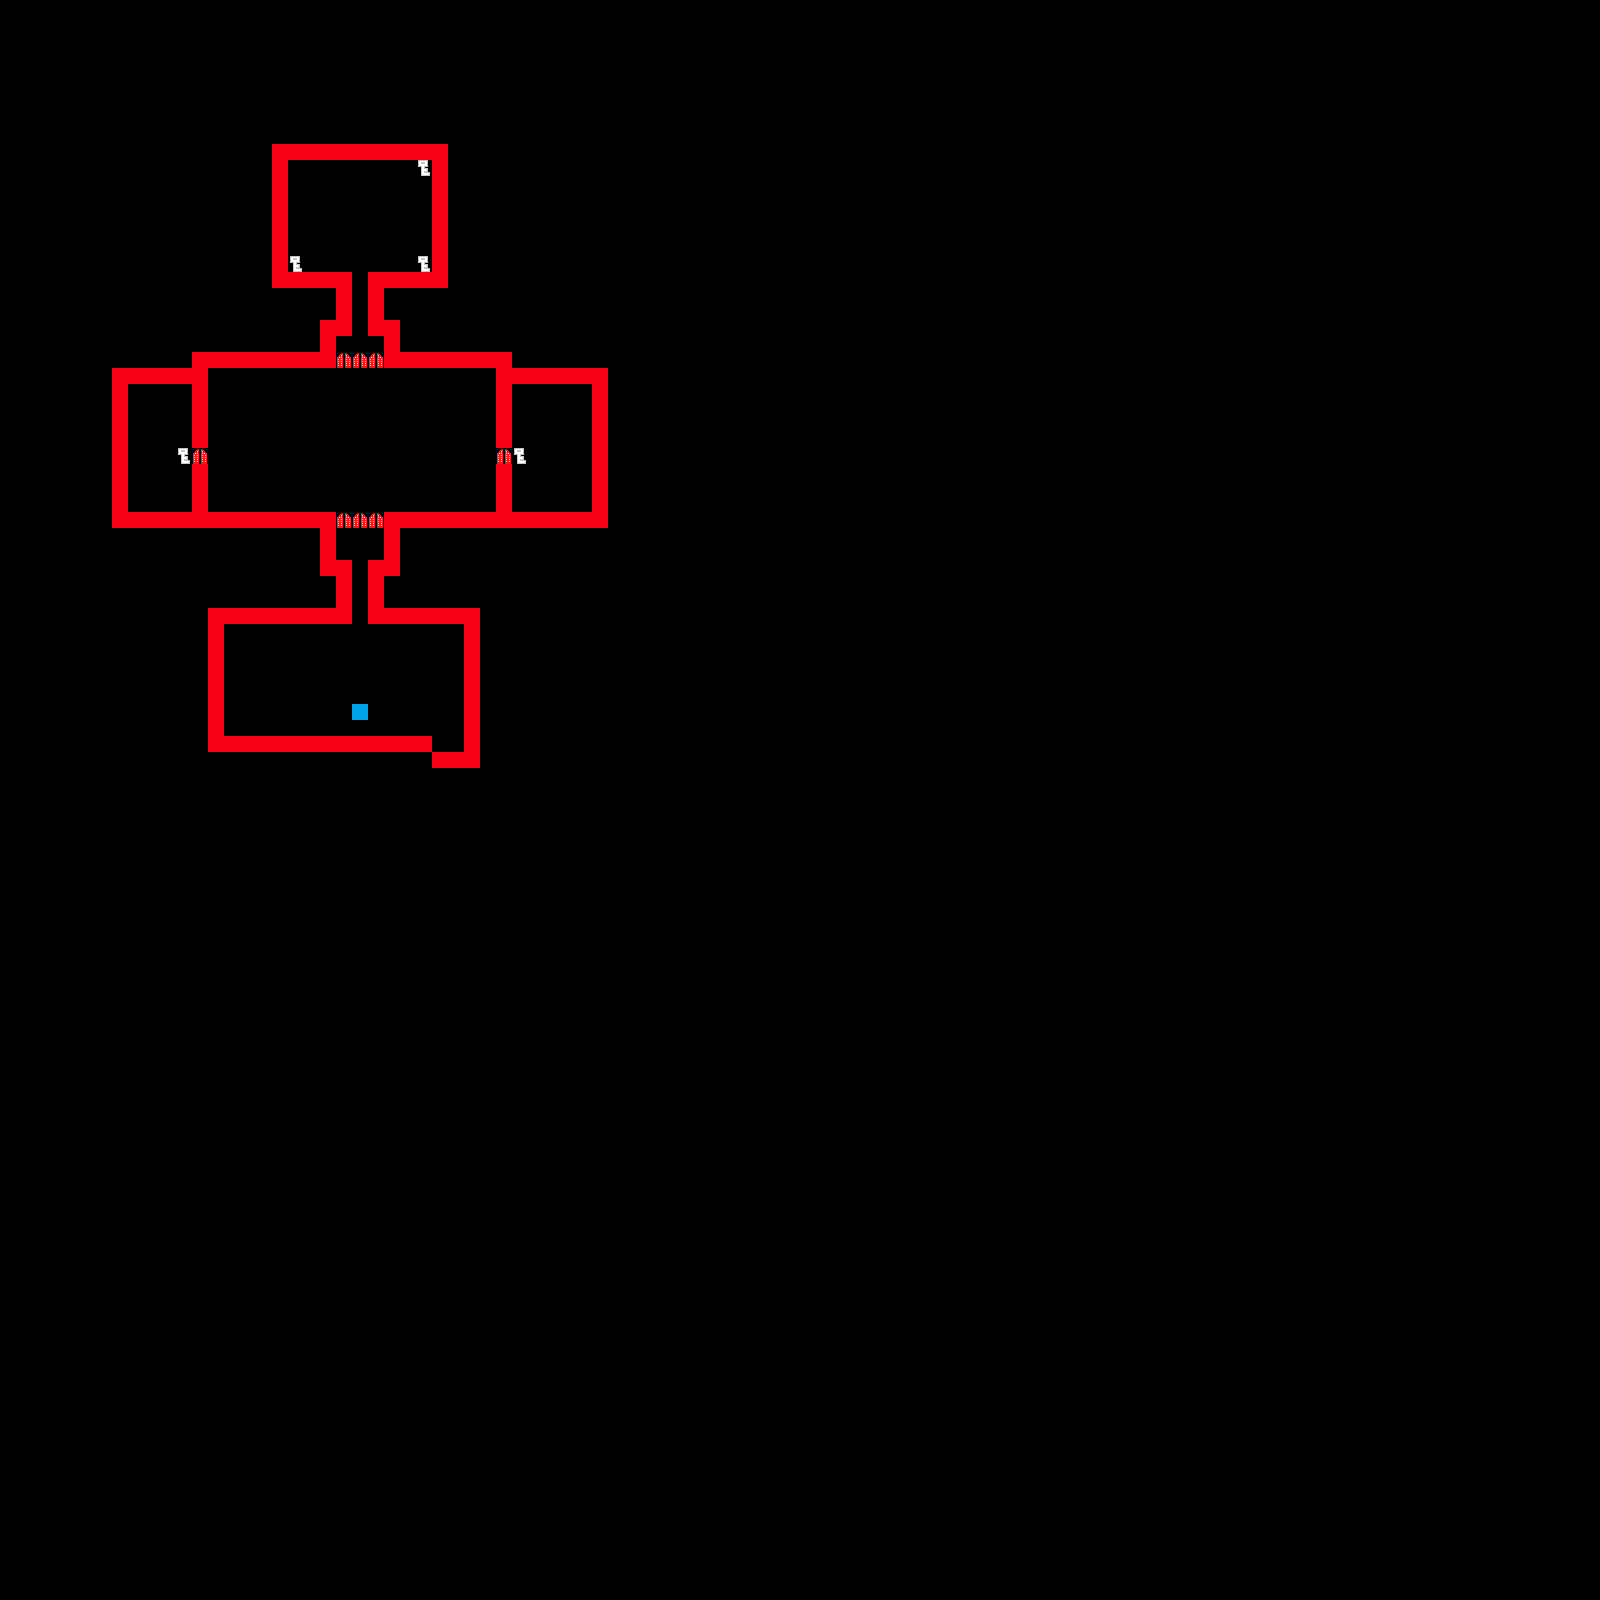

The image is a tile-based game level rendered from a .tmx file. Its description and source (layers, tilesets, objects; grid data summarised) follow:
An orthogonal 100x100 tile map with 16x16 px tiles, 4 tile layers (tiles, key, door, end), 2 hidden layers not drawn, 5 tilesets.

<map version="1.0" orientation="orthogonal" width="100" height="100" tilewidth="16" tileheight="16">
 <tileset firstgid="1" name="tiles" tilewidth="16" tileheight="16">
  <image source="tiles.png" width="262" height="64" />
 </tileset>
 <tileset firstgid="65" name="collision" tilewidth="16" tileheight="16">
  <image source="collision.png" width="80" height="32" />
  <tile id="0">
   <properties>
    <property name="collide" value="true" />
   </properties>
  </tile>
 </tileset>
 <tileset firstgid="75" name="key" tilewidth="16" tileheight="16">
  <image source="key.png" trans="ff00ff" width="16" height="16" />
  <tile id="0">
   <properties>
    <property name="keyed" value="true" />
   </properties>
  </tile>
 </tileset>
 <tileset firstgid="76" name="door" tilewidth="16" tileheight="16">
  <image source="doors.png" trans="ff00ff" width="64" height="16" />
  <tile id="0">
   <properties>
    <property name="doored" value="true" />
   </properties>
  </tile>
  <tile id="1">
   <properties>
    <property name="doored" value="true" />
   </properties>
  </tile>
  <tile id="2">
   <properties>
    <property name="doored" value="true" />
   </properties>
  </tile>
  <tile id="3">
   <properties>
    <property name="doored" value="true" />
   </properties>
  </tile>
 </tileset>
 <tileset firstgid="80" name="end" tilewidth="16" tileheight="16">
  <image source="flashy.png" trans="ff00ff" width="48" height="16" />
  <tile id="1">
   <properties>
    <property name="ended" value="true" />
   </properties>
  </tile>
 </tileset>
 <layer name="oldkeys" width="100" height="100" visible="0">
  <data>[10000 cells, 0 non-empty, 0 distinct tile ids]</data>
 </layer>
 <layer name="collision" width="100" height="100" visible="0">
  <properties>
   <property name="collide" value="true" />
  </properties>
  <data>[10000 cells, 194 non-empty, 1 distinct tile ids]</data>
 </layer>
 <layer name="tiles" width="100" height="100">
  <data>[10000 cells, 194 non-empty, 2 distinct tile ids]</data>
 </layer>
 <layer name="key" width="100" height="100">
  <data>[10000 cells, 5 non-empty, 1 distinct tile ids]</data>
 </layer>
 <layer name="door" width="100" height="100">
  <data>[10000 cells, 8 non-empty, 1 distinct tile ids]</data>
 </layer>
 <layer name="end" width="100" height="100">
  <data>[10000 cells, 1 non-empty, 1 distinct tile ids]</data>
 </layer>
</map>
